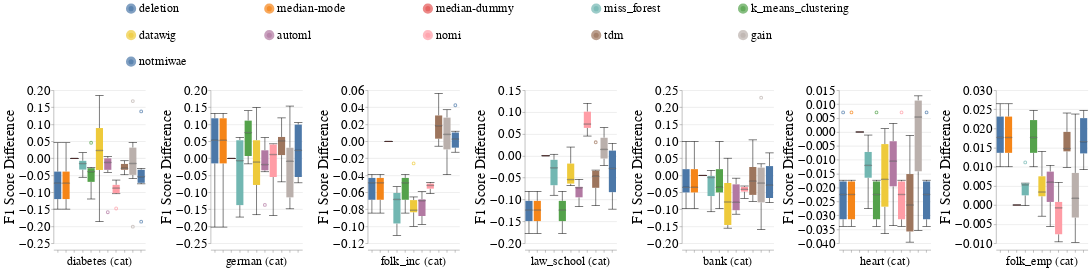

Notebook code for this chart:
### Markdown cell above
## Disparity metrics

### Code cell
create_box_plots_for_diff_imputers_and_datasets_for_mixed_exp(train_injection_scenario='MNAR3',
                                                              test_injection_scenario='MNAR3',
                                                              metric_name='f1_score',
                                                              dataset_to_column_name=DATASET_TO_COLUMN_NAME,
                                                              dataset_to_group=DATASETS_SENSITIVE_ATTRS,
                                                              db_client=db_client,
                                                              without_dummy=False)

### Figure 1 — Vega-Lite specification as saved in the notebook (floating-point values rounded to 4 significant figures; data arrays with more than 128 entries replaced by an {"elided": "..."} marker saying what was removed)
{"config": {"view": {"continuousWidth": 400, "continuousHeight": 300, "stroke": null}, "axis": {"labelFontSize": 26, "labelFontWeight": "normal", "titleFontSize": 28, "titleFontWeight": "normal"}, "facet": {"spacing": 15}, "header": {"labelFontSize": 24, "labelOrient": "bottom", "labelPadding": 5, "titleFontSize": 28}, "legend": {"columns": 5, "direction": "horizontal", "labelFontSize": 24, "labelLimit": 400, "orient": "top", "symbolOffset": 140, "symbolStrokeWidth": 10, "titleAnchor": "middle", "titleFontSize": 26, "titleLimit": 300}, "title": {"fontSize": 28}}, "data": {"name": "data-3eccec4bc9b6366dbd7257cc23675226"}, "mark": {"type": "boxplot", "median": {"stroke": "black", "strokeWidth": 0.7}, "ticks": true}, "encoding": {"color": {"field": "Null_Imputer_Name", "sort": ["deletion", "median-mode", "median-dummy", "miss_forest", "k_means_clustering", "datawig", "automl", "nomi", "tdm", "gain", "notmiwae"], "title": null, "type": "nominal"}, "column": {"field": "Extended_Dataset_Name", "sort": {"field": "Dataset_Sequence_Number", "order": "ascending"}, "title": null, "type": "nominal"}, "x": {"axis": {"labels": false}, "field": "Null_Imputer_Name", "sort": ["deletion", "median-mode", "median-dummy", "miss_forest", "k_means_clustering", "datawig", "automl", "nomi", "tdm", "gain", "notmiwae"], "title": null, "type": "nominal"}, "y": {"field": "F1_Score_Difference", "scale": {"zero": false}, "title": "F1 Score Difference", "type": "quantitative"}}, "resolve": {"scale": {"y": "independent"}}, "width": 180, "$schema": "https://vega.github.io/schema/vega-lite/v4.17.0.json", "datasets": {"data-3eccec4bc9b6366dbd7257cc23675226": {"elided": "462 records"}}}
